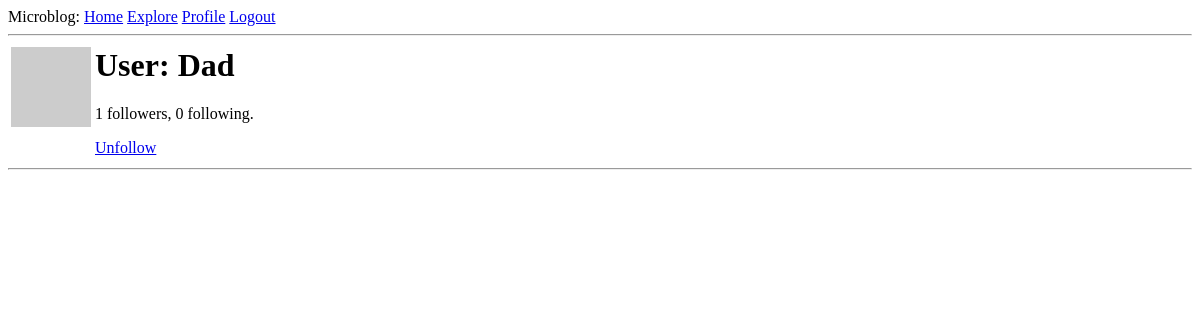
The app's page /user/Dad (signed in), older data.
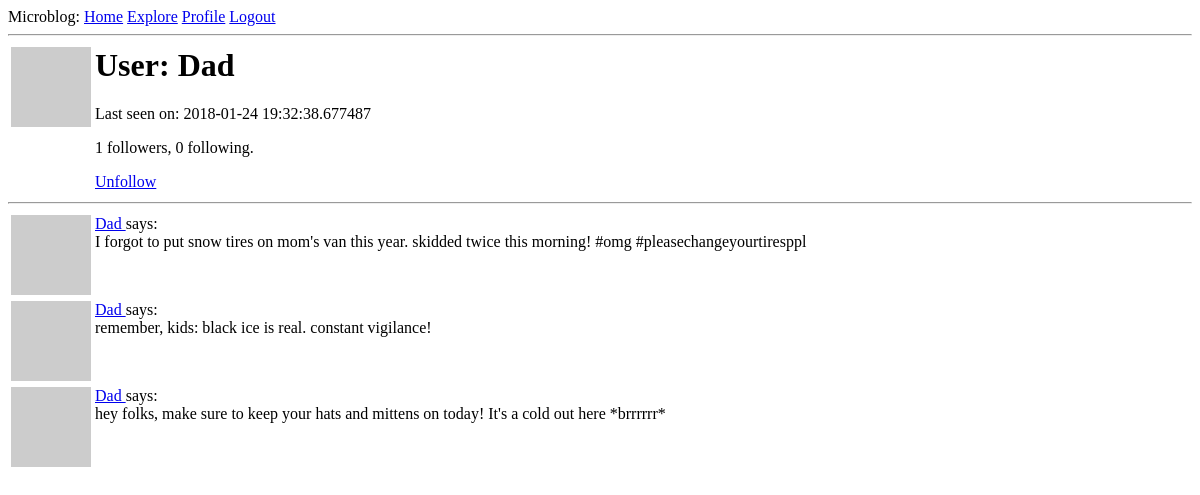
The same page, newer data.
### app/models.py (models this page shows, shortened)
class User(UserMixin, db.Model):
    id = db.Column(db.Integer, primary_key = True)
    username = db.Column(db.String(64), index = True, unique = True)
    email = db.Column(db.String(120), index = True, unique = True)
    password_hash = db.Column(db.String(128))
    posts = db.relationship("Post", backref = "author", lazy = "dynamic")
    about_me = db.Column(db.String(140))
    last_seen = db.Column(db.DateTime, default = datetime.utcnow)
    followed = db.relationship("User", secondary = followers,
    primaryjoin = (followers.c.follower_id == id),
    secondaryjoin = (followers.c.followed_id == id),
    backref = db.backref("followers", lazy = "dynamic"), lazy = "dynamic")
    def avatar(self, size):
        digest = md5(self.email.lower().encode("utf-8")).hexdigest()
        return "https://www.gravatar.com/avatar/{}?d=retro&s={}".format(digest, size)
    def is_following(self, user):
        return self.followed.filter(followers.c.followed_id==user.id).count()>0

class Post(db.Model):
    id = db.Column(db.Integer, primary_key = True)
    body = db.Column(db.String(140))
    timestamp = db.Column(db.DateTime, index = True, default = datetime.utcnow)
    user_id = db.Column(db.Integer, db.ForeignKey("user.id"))

### app/routes.py (the view)
@flaskApp.route("/user/<username>")
@login_required
def user(username):
    user = User.query.filter_by(username = username).first_or_404()
    page = request.args.get("page", 1, type = int)
    posts = user.posts.order_by(Post.timestamp.desc()).paginate(page,
        flaskApp.config["POSTS_PER_PAGE"], False)
    next_url = url_for("index", page = posts.next_num) if posts.has_next else None
    prev_url = url_for("index", page = posts.prev_num) if posts.has_prev else None
    return render_template("user.html", user = user, posts = posts.items,
        next_url = next_url, prev_url = prev_url)

### app/models.py (called while the page is built)
@login.user_loader
def load_user(id):
    return User.query.get(int(id))

### app/routes.py (called while the page is built)
@flaskApp.before_request
def before_request():
    if current_user.is_authenticated:
        current_user.last_seen = datetime.utcnow()
        db.session.commit()

### app/templates/user.html (shortened to what this page needs)
{% extends "base.html" %}
{% block content %}
    <table>
        <tr valign = "top">
        <td><img src = "{{ user.avatar(128) }}"</td>
        <td>
            <h1>User: {{ user.username }}</h1>
            {% if user.last_seen %}<p>Last seen on: {{ user.last_seen }}</p>{% endif %}
            <p>{{ user.followers.count() }} followers, {{ user.followed.count() }} following.</p>
            {% if user == current_user %}
            <p><a href = "{{ url_for('edit_profile') }}">Edit your profile</a></p>
            <!-- follow or unfollow buttons, depending on whether current_user is
            already following them. -->
            {% elif not current_user.is_following(user) %}
            <p><a href = "{{ url_for('follow', username = user.username) }}">Follow</a></p>
            {% else %}
            <p><a href = "{{ url_for('unfollow', username = user.username) }}">Unfollow</a></p>
            {% endif %}
        </td>
        </tr>
    </table>
    <hr>
    {% for post in posts %}
        {% include "_post.html" %}
    {% endfor %}
{% endblock %}

### app/templates/_post.html
<table>
    <tr valign = "top">
    <td><img src = "{{ post.author.avatar(36) }}"</td>
    <td><a href = "{{ url_for('user', username = post.author.username) }}">
        {{ post.author.username }}
        </a>
        says:<br>{{ post.body }}</td>
    </tr>
</table>

Row changes from the older to the newer data that the page shows:
changed User "Dad": last_seen (not shown) → "2018-01-24 19:32:38.677487"
added Post: author.username "Dad", body "I forgot to put snow tires on mom's van this year. skidded twice this morning! #omg #pleasechangeyourtiresppl"
added Post: author.username "Dad", body "remember, kids: black ice is real. constant vigilance!"
added Post: author.username "Dad", body "hey folks, make sure to keep your hats and mittens on today! It's a cold out here *brrrrrr*"
Text that changed along with them:
text now shown: "Last seen on:"
